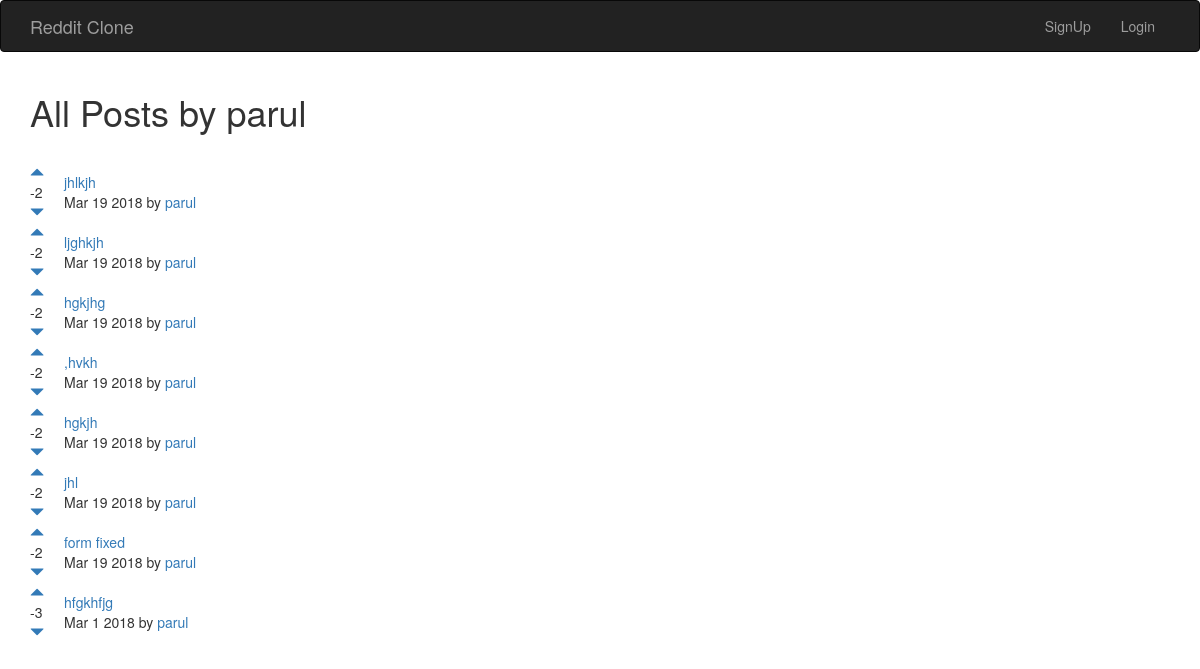
Screenshot of /posts/7/showmyposts/ with the database file from the repository.
### posts/models.py (models this page shows)
class Post(models.Model):
	title = models.CharField(max_length=200)
	url = models.TextField()
	pub_date = models.DateTimeField()
	author = models.ForeignKey(User)
	votes_total = models.IntegerField(default=1)
	def pub_date_pretty(self):
		return self.pub_date.strftime('%b %e %Y')

### posts/views.py (the view)
# urls.py: url(r'^(?P<pk>[0-9]+)/showmyposts/', views.showmyposts, name='showmyposts'),
def showmyposts(request, pk):
    posts = Post.objects.filter(author__id=pk).order_by('-votes_total')
    author = User.objects.get(pk=pk)
    return render(request, 'posts/showmyposts.html', {'posts':posts, 'author':author})

### posts/templates/posts/showmyposts.html (shortened to what this page needs)
{% extends 'base.html' %}
{% block content %}
<h1>All Posts by {{ author }} </h1>
<br />
{% for post in posts %}
<table>
  <tr>
    <td style="padding-right:20px"><a href="#" onClick="document.getElementById('upvote{{ post.id }}').submit()"><span class="glyphicon glyphicon-triangle-top" aria-hidden="true"></span></a><br/>{{ post.votes_total }}<br/><a href="#" onClick="document.getElementById('downvote{{ post.id }}').submit()"><span class="glyphicon glyphicon-triangle-bottom" aria-hidden="true"></span></a></td>
    <td><a href="{{ post.url }}">{{ post.title }}</a><br />{{ post.pub_date_pretty }} by <a href="{% url 'posts:showmyposts' post.author.id %}">{{ post.author.username }}</a><br/></td>
  </tr>
</table>
{% endfor %}
{% endblock %}

### rows the page displays
Post: votes_total "-2", title "jhlkjh", pub_date_pretty "Mar 19 2018", author.username "parul"
Post: votes_total "-2", title "ljghkjh", pub_date_pretty "Mar 19 2018", author.username "parul"
Post: votes_total "-2", title "hgkjhg", pub_date_pretty "Mar 19 2018", author.username "parul"
Post: votes_total "-2", title ",hvkh", pub_date_pretty "Mar 19 2018", author.username "parul"
Post: votes_total "-2", title "hgkjh", pub_date_pretty "Mar 19 2018", author.username "parul"
Post: votes_total "-2", title "jhl", pub_date_pretty "Mar 19 2018", author.username "parul"
Post: votes_total "-2", title "form fixed", pub_date_pretty "Mar 19 2018", author.username "parul"
Post: votes_total "-3", title "hfgkhfjg", pub_date_pretty "Mar 1 2018", author.username "parul"

### other values shown
{{ author }} "parul"
